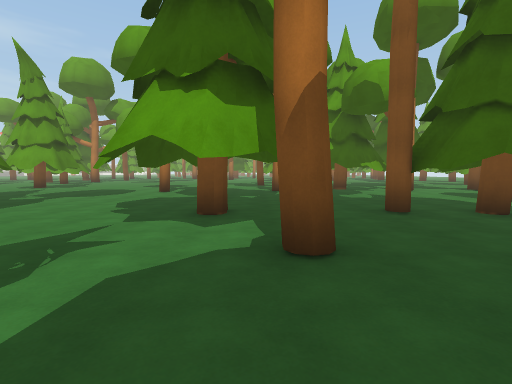
view 1 (above)

23 first-person views from a walk through a 3-D level made in the Unity game engine. The camera is 1.5 m above the floor, tilts 4° down and sees 85° across. The floor is counted in squares, 2 m on a side. Each view is taken from the middle of a square. On the plan, view 1 faces up. The plan holds only what a view shows up to about 10 squares ahead; the rest is blank. The place goes on beyond the plan. The player is left out.

view 2
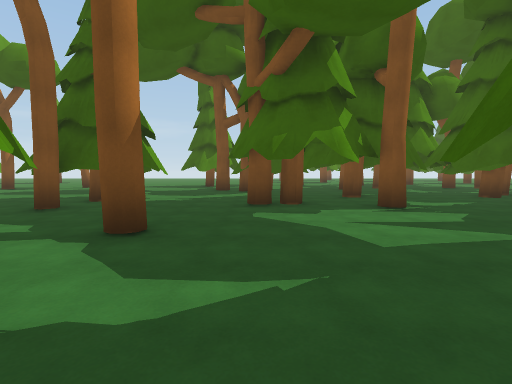

view 3
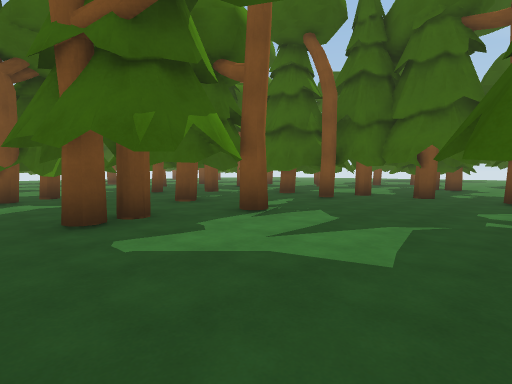

view 4
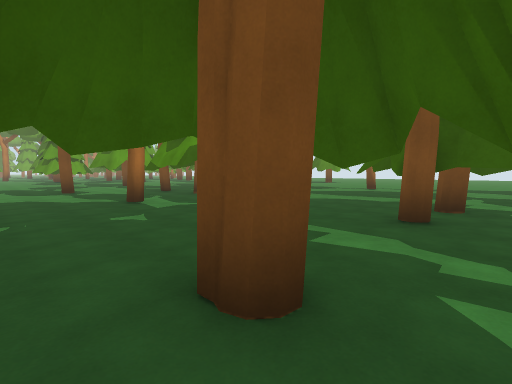

view 5
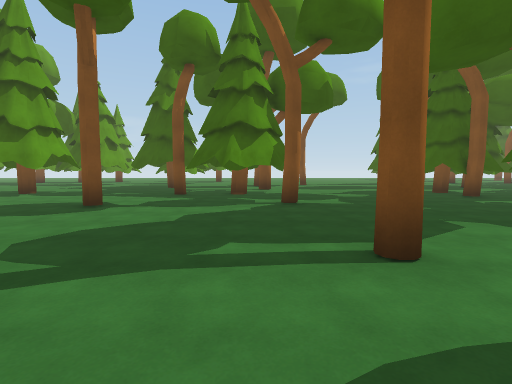

view 6
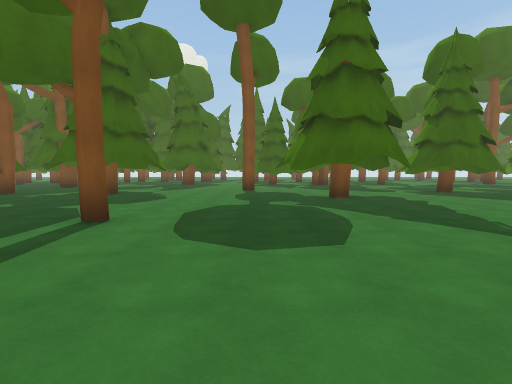

view 7
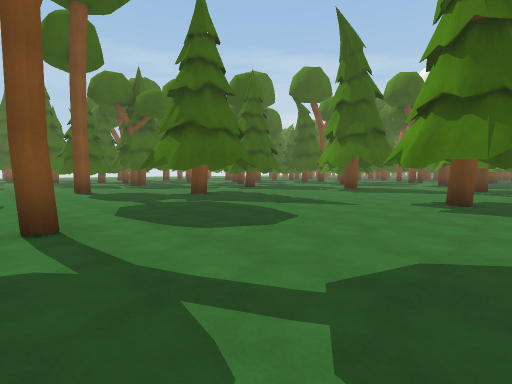

view 8
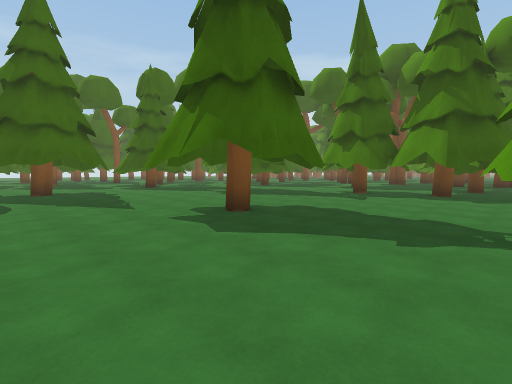

view 9
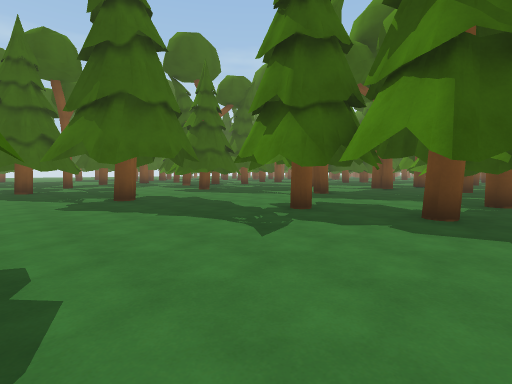

view 10
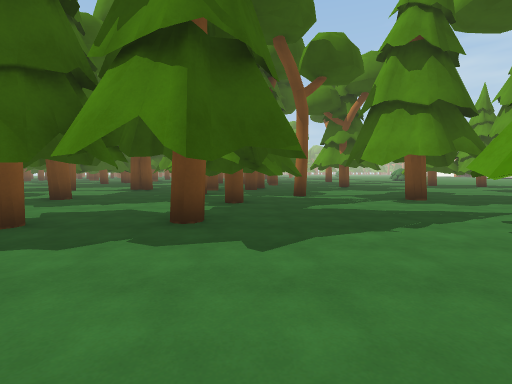

view 11
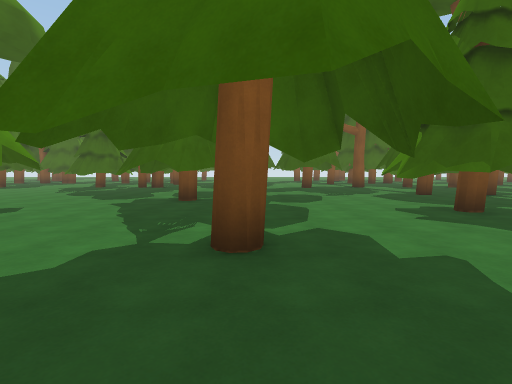

view 12
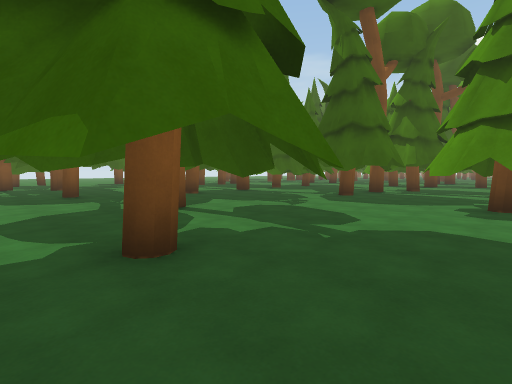

view 13
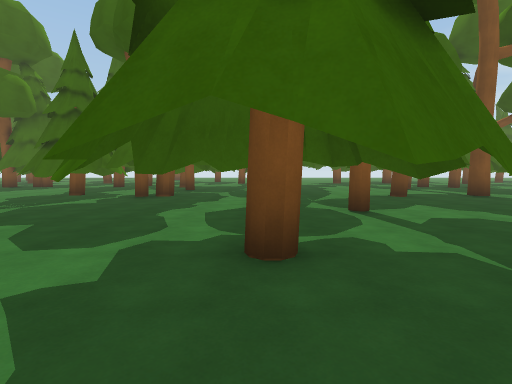

view 14
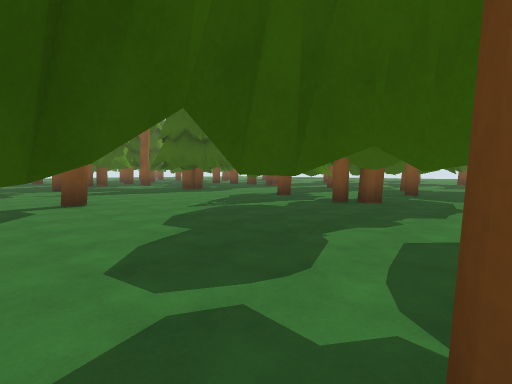

view 15
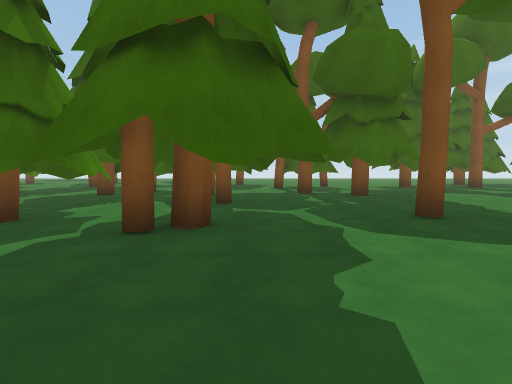

view 16
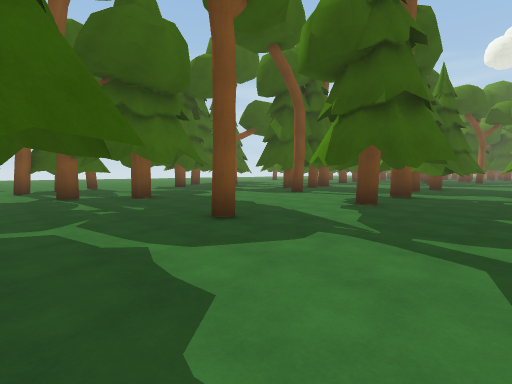

view 17
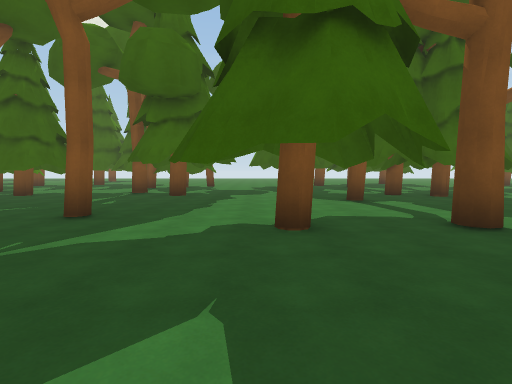

view 18
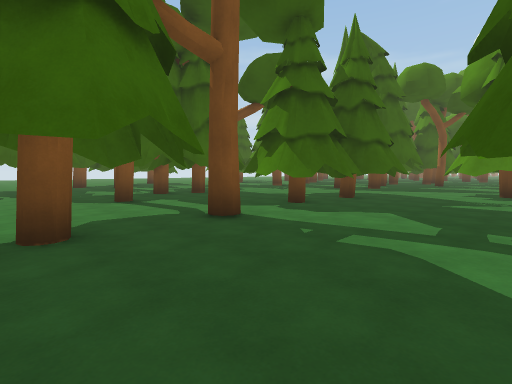

view 19
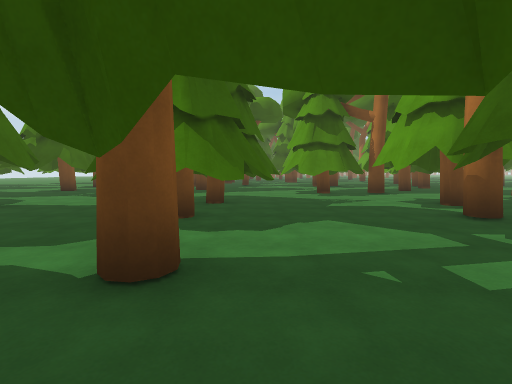

view 20
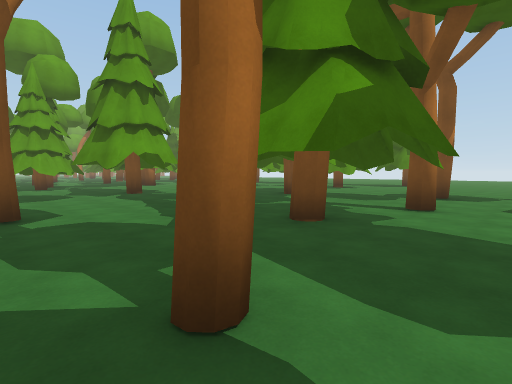

view 21
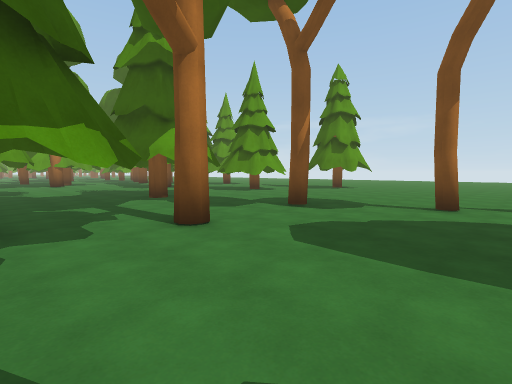

view 22
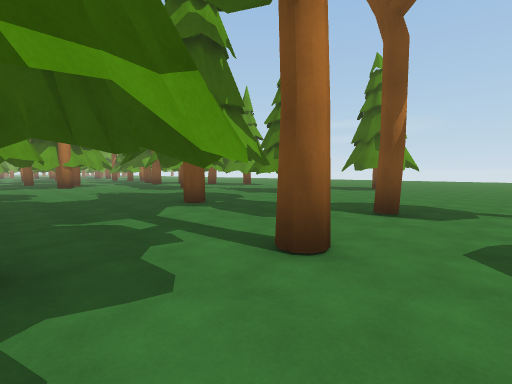

view 23
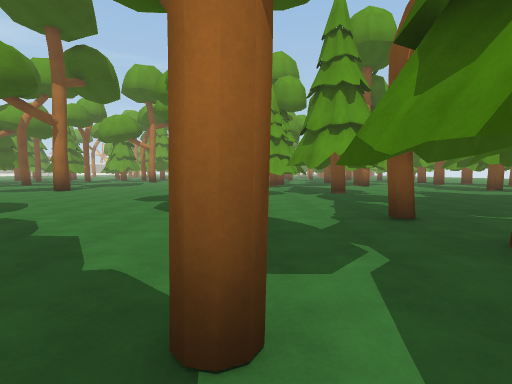

### Floor plan
Key: @ floor where view 1 was taken; # wall or solid block; x gap in a wall; . floor; T thing the floor can be seen under or through.
Columns run from 29 left of view 1 to 11 right of it. Each row starts with its distance up from view 1.
 20           ..##        ......  ...# ....
 19       .........       ......  .. ......
 18       .###.. ..###.......... ........
 17       .####............ ............ ....
 16       ..###x#.......... .....#.....  #...
 15          #..##.... ................. ....
 14       ...........##.............#.... ...
 13       ..  . #.......#..........#.#.......
 12         #..  .................. ...#..#..
 11         #. ...............#...#...#......
 10            .. ...........................
  9            .  #. ........................
  8           ##.   ......#..................
  7           ##....... x.................
  6      ...####...#... ..........#.###
  5  ..  .........T..#........#.#...####.
  4  ..#..........T.T#............#.####.
  3  #...####.#....TT#.....#.....#...x...
  2  ##....#..#...T..................x...#
  1  ##.............................## .####
  0 ##................#.......  .@.. # .  #
 -1  ..#####.............###.   #..... .. #
 -2  ..#####.##........#.TTT.   ....#..#.
 -3        #.......#.....TTT.    .......
 -4      .x...........#. ...    .......#.
 -5     .....#.........#.....   ....##...
 -6   ...#.........  ..###....   .....##
 -7   ...####.... ## .###  #.#  #.###  #

Positions as (right, up) in squares from view 1, and headings:
1: (0, 0), facing up
2: (-3, 1), facing right
3: (-1, 2), facing down-right
4: (-2, 4), facing up-right
5: (-6, 12), facing right
6: (-6, 15), facing down
7: (-3, 15), facing down-left
8: (-7, 18), facing down-left
9: (-12, 17), facing down-left
10: (-13, 17), facing left
11: (-15, 12), facing down
12: (-12, 7), facing down-left
13: (-13, 7), facing down
14: (-13, 5), facing down-right
15: (-11, 2), facing down
16: (-11, 1), facing down-left
17: (-17, 2), facing down
18: (-17, 2), facing down-left
19: (-18, -1), facing left
20: (0, 10), facing up-right
21: (4, 8), facing up-right
22: (4, 10), facing up-right
23: (1, 10), facing up
